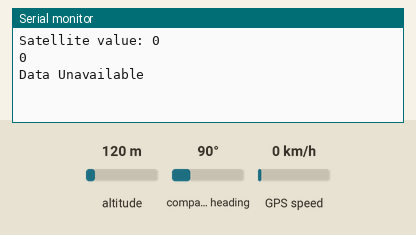
Simulated run of this sketch. Board: ESP32. Parts: the last lines printed to the serial monitor. The inputs (shaded band) are chosen by the test bench; at power-on: GPS speed 0 km/h, altitude 120 m, compass heading 90°. The GPS gets a fix after 3 s at 37.7749, -122.4194 with 8 satellites.

Above: at 3.2 s.
3.3 s: GPS speed set to 2 km/h
At 4.6 s:
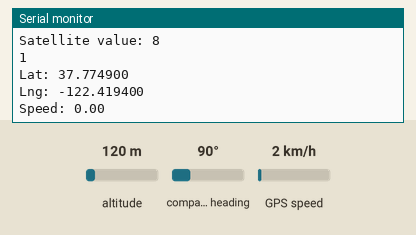
5.5 s: GPS speed set to 30 km/h
At 6.6 s:
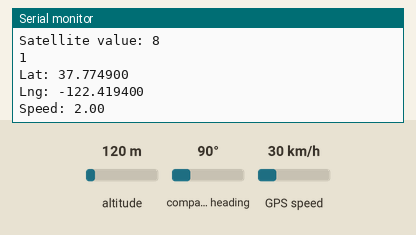
Timing chart, 0 to 8.5 s (numbered marks = the images above; inputs shaded):
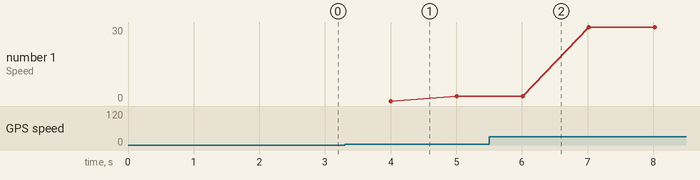

Measured:
- plotted number 1: 2 → 30 after the input at 5.5 s

The sketch:

testgps.ino
```cpp
#include <Wire.h>
#include <TinyGPSPlus.h>

#define RXD2 16
#define TXD2 17
HardwareSerial neogps(1);
TinyGPSPlus gps;

void setup() {
  // put your setup code here, to run once:
  //Begin serial communication Arduino IDE (Serial Monitor)
  Serial.begin(9600);

  //Begin serial communication Neo6mGPS
  neogps.begin(9600, SERIAL_8N1, RXD2, TXD2);

  delay(2000);
}

void loop() {
  // put your main code here, to run repeatedly:
  boolean newData = false;
  for (unsigned long start = millis(); millis() - start < 1000;)
  {
    while (neogps.available())
    {
      if (gps.encode(neogps.read()))
      {
        newData = true;
      }
    }
  }

  //If newData is true
  if(newData == true)
  {
    newData = false;
    Serial.print("Satellite value: ");
    Serial.println(gps.satellites.value());
    Serial.println(gps.location.isValid());
    read_gps_data();
  }
  else
  {
    Serial.println("No Data");
  }
}

void read_gps_data() {
  if (gps.location.isValid() == 1)
  {
   //String gps_speed = String(gps.speed.kmph());
    // Read latitude, longitude,and wind speed from GPS
    double latitude = gps.location.lat();
    double longitude = gps.location.lng();
    double wind_speed = gps.speed.kmph();

    // Show data in serial
    Serial.print("Lat: ");
    Serial.println(gps.location.lat(),6);

    Serial.print("Lng: ");
    Serial.println(gps.location.lng(),6);

    Serial.print("Speed: ");
    Serial.println(gps.speed.kmph());
  }
  else
  {
    Serial.println("Data Unavailable");
  }

}
```
